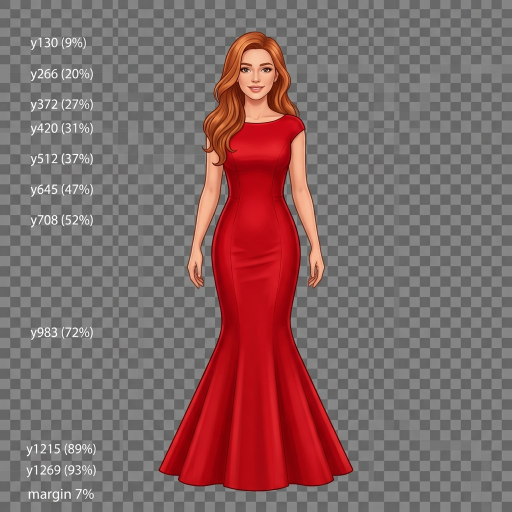
#> input picture _ham_dresses/elb_esr_kirmizi_balik.png, 1024 x 1024 px (shown at 1/2 size)
$ python export-art.py ../_ham_dresses/elb_esr_kirmizi_balik.png ../_ham_dresses/elb_esr_kirmizi_siyah.png 5
#> lines starting #> are read from the running program, lines starting #| are printed output that depends on the picture
#!/usr/bin/env python3
"""Anahtar rengi silinmiş bir PNG'yi public/art/<ad>.webp olarak dışa aktarır (bkz. docs/ART.md).

Kullanım: python3 scripts/export-art.py anahtarli.png island-yeni 520 [--sm]
"""
import sys
from PIL import Image

src, name, size = sys.argv[1], sys.argv[2], int(sys.argv[3])
im = Image.open(src).convert('RGBA')
r, g, b, a = im.split()
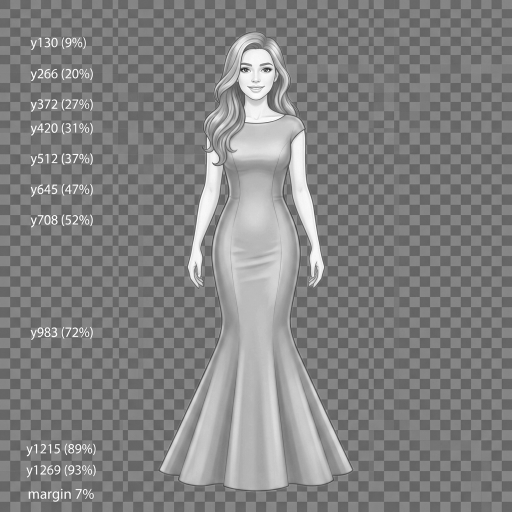
#> r: PIL image 1024x1024 L (shown at 1/2 size); min 24, max 255, mean 129.8
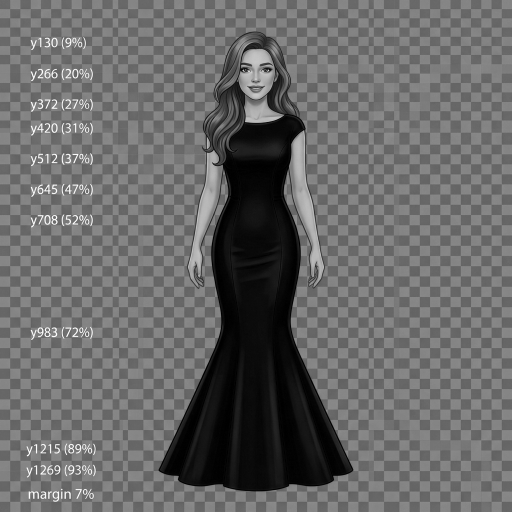
#> g: PIL image 1024x1024 L (shown at 1/2 size); min 0, max 255, mean 104.1
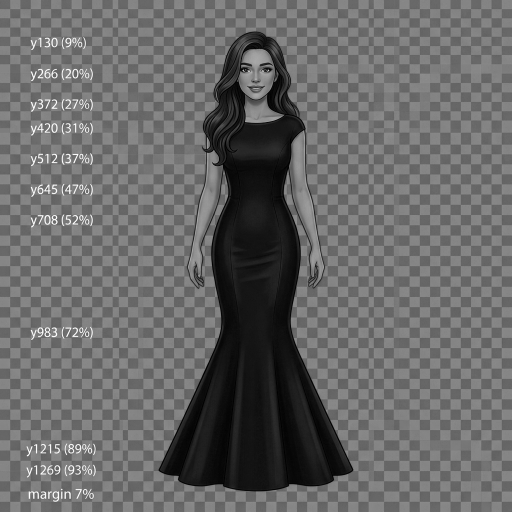
#> b: PIL image 1024x1024 L (shown at 1/2 size); min 0, max 255, mean 103.8
#> a: PIL image 1024x1024 L; every value is 255
# Anahtar renkten kalan başıboş yarı saydam pikselleri sil; kırpmayı yalnız dolu gövdeye göre yap.
a = a.point(lambda v: 0 if v < 40 else v)
im = Image.merge('RGBA', (r, g, b, a))
x0, y0, x1, y1 = a.point(lambda v: 255 if v > 128 else 0).getbbox()
#> x0 = 0; y0 = 0; x1 = 1024; y1 = 1024
m = 6
im = im.crop((max(0, x0 - m), max(0, y0 - m), min(im.width, x1 + m), min(im.height, y1 + m)))
side = int(max(im.size) * 1.04)
#> side = 1064
square = Image.new('RGBA', (side, side), (0, 0, 0, 0))
#> square: PIL image 1064x1064 RGBA; every value is 0
square.alpha_composite(im, ((side - im.width) // 2, (side - im.height) // 2))
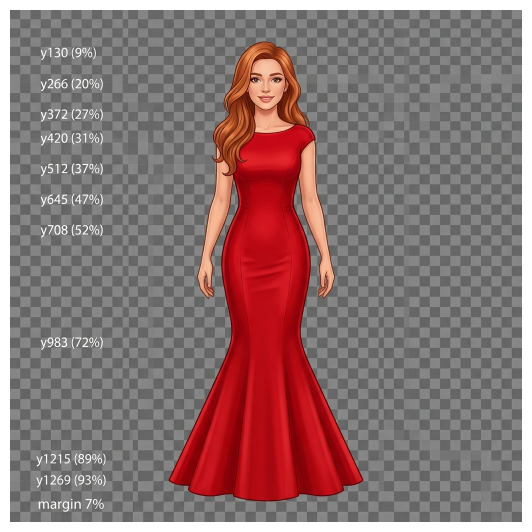
#> square: PIL image 1064x1064 RGBA (shown at 1/2 size); mean R, G, B, A 120.2, 96.4, 96.1, 236.2; transparent parts drawn white
for suffix, px in [('', size)] + ([('-sm', size // 2)] if '--sm' in sys.argv else []):
    out = f'public/art/{name}{suffix}.webp'
    square.resize((px, px), Image.LANCZOS).save(out, 'WEBP', quality=84, method=6, alpha_quality=92)
    print(out, px)

$ run again, on _ham_dresses/elb_esr_yesil_mini.png
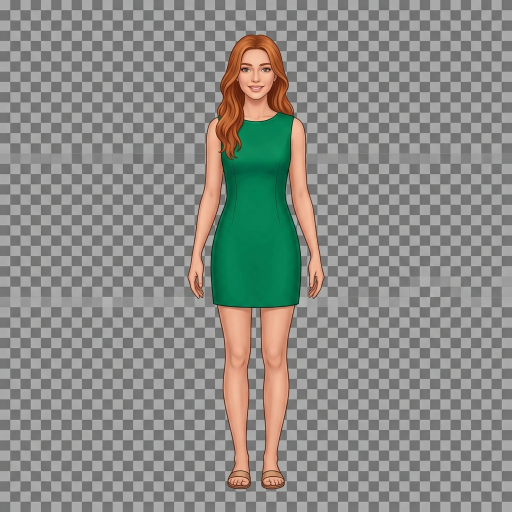
#> input picture _ham_dresses/elb_esr_yesil_mini.png, 1024 x 1024 px (shown at 1/2 size)
#> `r, g, b, a = im.split()`:
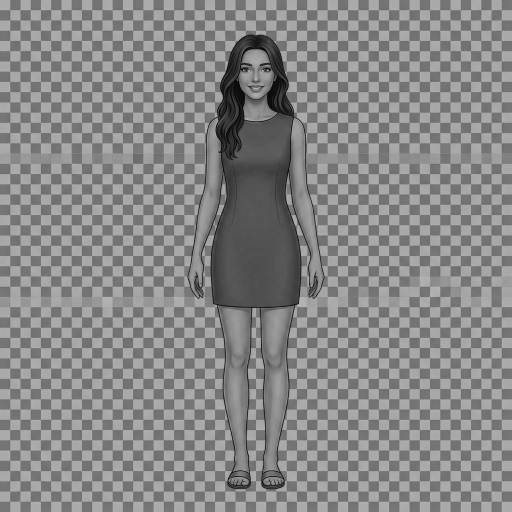
#> b: PIL image 1024x1024 L (shown at 1/2 size); min 0, max 228, mean 135.8
#> a: PIL image 1024x1024 L; every value is 255
#> x0 = 0; x1 = 1024
#> `square.alpha_composite(im, ((side - im.width) // 2, (side - im.height)..`:
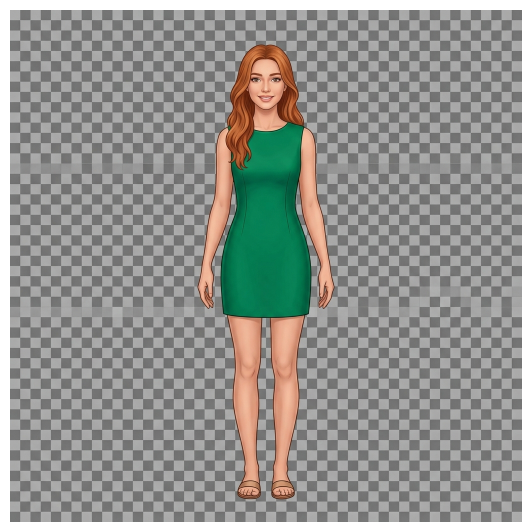
#> square: PIL image 1064x1064 RGBA (shown at 1/2 size); mean R, G, B, A 128.8, 129.9, 125.8, 236.2; transparent parts drawn white
